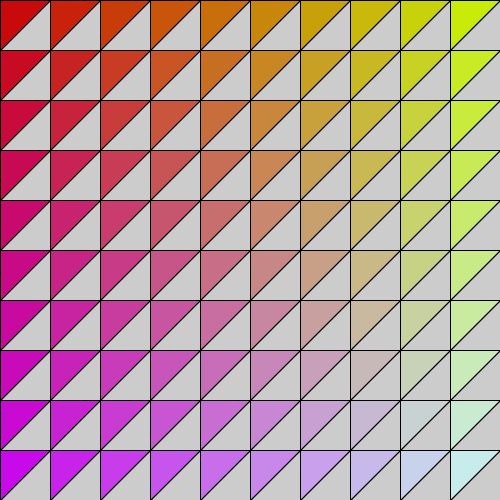
Frame 1 (no input)
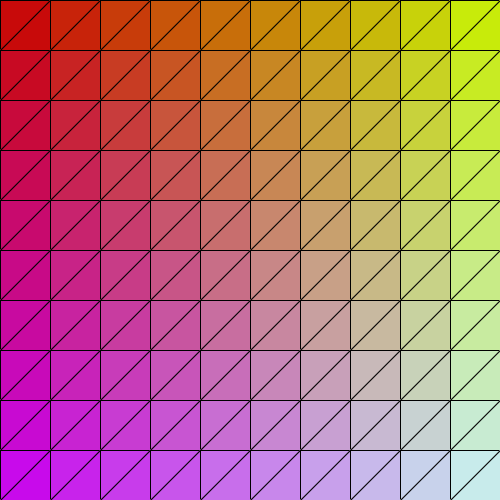
Frame 60 (the mouse pressed at the canvas centre just before this capture)
Frame 120 (the mouse held since frame 60 and released just before this capture): identical to frame 60, image omitted

The Processing sketch that drew these frames (run headless with seeded random() and noise(); from frame 60 on, the mouse is pressed at the canvas centre):

// Processing sketch: processing_26051
// ── processing_26051.pde

int x=0;
int y=0;
int a=50;
int b=0;
int e=0;
int f=50;


void setup()
{
  size (500,500);
  smooth();
}

void draw()
{
  for (int i=0;i< 10;i++)
  {
    for (int j=0;j< 10;j++)
    {
      fill (200,10+i*25,10+j*25);
      
      triangle (x+i*50,y+j*50,a+i*50,b+j*50,e+i*50,f+j*50);
      triangle (x+i*50,y+j*50,a+i*50,b+j*50,e+i*50,f+j*50);
    }
   
  }
  x=50;
  y=50;
}

                
                
